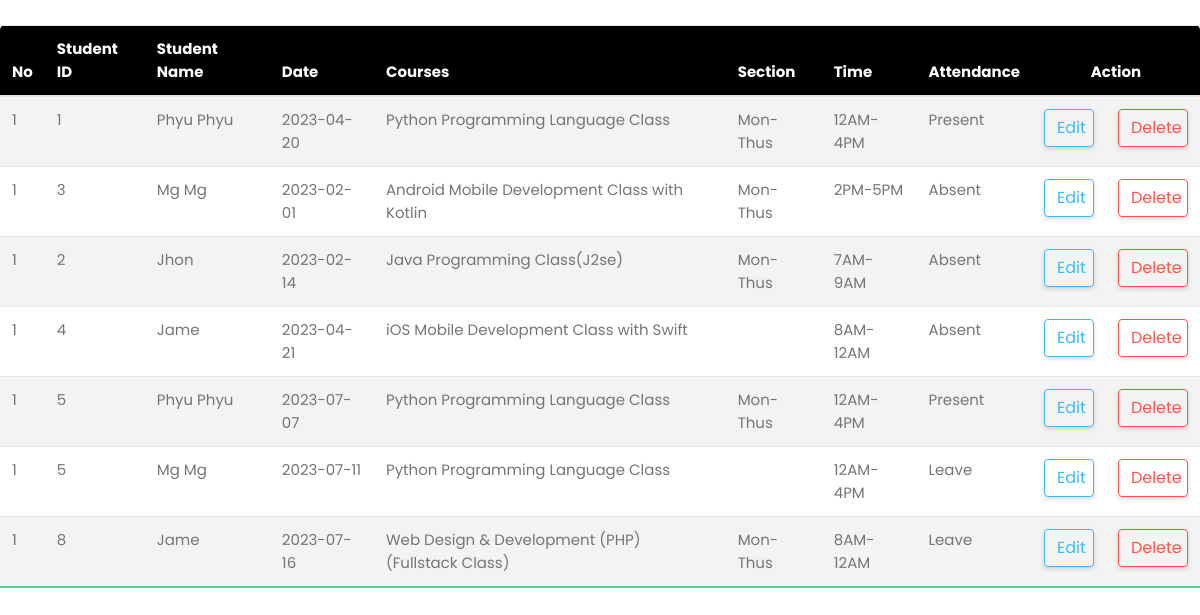
Screenshot of /Testing/01.php with the database file from the repository.
### tables this page shows
CREATE TABLE `attendance` (
  `attend_id` int(11) NOT NULL,
  `student_id` int(11) NOT NULL,
  `student_name` varchar(100) NOT NULL,
  `course_id` int(100) NOT NULL,
  `dat` date NOT NULL,
  `section_id` int(100) NOT NULL,
  `time_id` int(100) NOT NULL,
  `attend` varchar(50) NOT NULL
);

CREATE TABLE `course` (
  `courseid` int(11) NOT NULL,
  `coursename` varchar(100) NOT NULL
);

CREATE TABLE `section` (
  `sectionid` int(11) NOT NULL,
  `sectionname` varchar(20) NOT NULL
);

CREATE TABLE `sectiontime` (
  `timeid` int(11) NOT NULL,
  `timename` varchar(20) NOT NULL,
  `sectionid` int(11) NOT NULL
);

### Testing/01.php (the view, shortened to what this page needs)
<!DOCTYPE html>
<html lang="en">
<head>
    <link rel="stylesheet" href="css/01.css" />
    <link rel="stylesheet" href="https://cdnjs.cloudflare.com/ajax/libs/font-awesome/5.15.4/css/all.min.css"/>
    <link rel="stylesheet" href="css/bootstrap.min.css">
</head>
<body>
<table class="table">
            <thead>
              <tr>
                <th>No</th>
                <th>Student ID</th>
                <th>Student Name</th>
                <th>Date</th>
                <th>Courses</th>
                <th>Section</th>
                <th>Time</th>
                <th>Attendance</th>
                <th colspan="2" style="text-align:center">Action</th>
              </tr>
            </thead>
            <tbody>
            <?php
                    $con=mysqli_connect("localhost:3306","root","","yha") or die('Error! not');
                    $sql = "SELECT a.*,c.coursename,s.sectionname,se.timename FROM attendance AS a LEFT JOIN course AS c ON a.course_id=c.courseid LEFT JOIN section AS s ON a.section_id=s.sectionid LEFT JOIN sectiontime AS se ON a.time_id=se.timeid";
                    $res = mysqli_query($con,$sql);
                    $i=1;
                    while($row=mysqli_fetch_assoc($res)):
                ?>
                    <tr>
                        <td><?php echo $i; ?></td>
                        <td><?php echo $row['student_id']; ?></td>
                        <td><?php echo $row['student_name']; ?></td>
                        <td><?php echo $row['dat']; ?></td>
                        <td><?php echo $row['coursename']; ?></th>
                        <td><?php echo $row['sectionname']; ?></td>
                        <td><?php echo $row['timename']; ?></td>
                        <td><?php echo $row['attend']; ?></td>
                        <td><a href="01.php?edit=<?php echo $row['attend_id']; ?>" class="btn btn-outline-info" style="width:50px">Edit</a></td>
                        <td><a href="attend_process.php?delete=<?php echo $row['attend_id']; ?>" class="btn btn-outline-danger text-center" style="width:70px">Delete</a></td>
                    </tr>
                    <?php
                        if($id = $row['attend_id']){
                            continue;
                        }
                    ?>
                <?php $i++; endwhile;?>
            </tbody>
          </table>
</body>
</html>

### css/01.css (style rules this page uses)
* { margin: 0; padding: 0; outline: none; border: none; text-decoration: none; box-sizing: border-box; font-family: "Poppins", sans-serif; }
a { position: relative; width: 280px; font-size: 14px; color: rgb(85, 83, 83); display: table; padding: 10px 0; }
.table { border-collapse: collapse; display: absolute; margin: 25px 0; font-size: 15px; min-width: 100%; overflow: hidden; border-radius: 5px 5px 0 0; }
table thead th { color: #fff; background: black; text-align: left; font-weight: bold; }
.table th, .table td { padding: 12px 15px; }
.table tbody tr { border-bottom: 1px solid #ddd; }
.table tbody tr:nth-of-type(odd) { background: #f3f3f3; }
.table tbody tr:last-of-type { border-bottom: 2px solid #4AD489; }

### rows the page displays
attendance: student "1", student_name "Phyu Phyu", dat "2023-04-20", course.coursename "Python Programming Language Class", section.sectionname "Mon-Thus", sectiontime.timename "12AM-4PM", attend "Present"
attendance: student "3", student_name "Mg Mg", dat "2023-02-01", course.coursename "Android Mobile Development Class with Kotlin", section.sectionname "Mon-Thus", sectiontime.timename "2PM-5PM", attend "Absent"
attendance: student "2", student_name "Jhon", dat "2023-02-14", course.coursename "Java Programming Class(J2se)", section.sectionname "Mon-Thus", sectiontime.timename "7AM-9AM", attend "Absent"
attendance: student "4", student_name "Jame", dat "2023-04-21", course.coursename "iOS Mobile Development Class with Swift", sectiontime.timename "8AM-12AM", attend "Absent"
attendance: student "5", student_name "Phyu Phyu", dat "2023-07-07", course.coursename "Python Programming Language Class", section.sectionname "Mon-Thus", sectiontime.timename "12AM-4PM", attend "Present"
attendance: student "5", student_name "Mg Mg", dat "2023-07-11", course.coursename "Python Programming Language Class", sectiontime.timename "12AM-4PM", attend "Leave"
attendance: student "8", student_name "Jame", dat "2023-07-16", course.coursename "Web Design & Development (PHP) (Fullstack Class)", section.sectionname "Mon-Thus", sectiontime.timename "8AM-12AM", attend "Leave"
